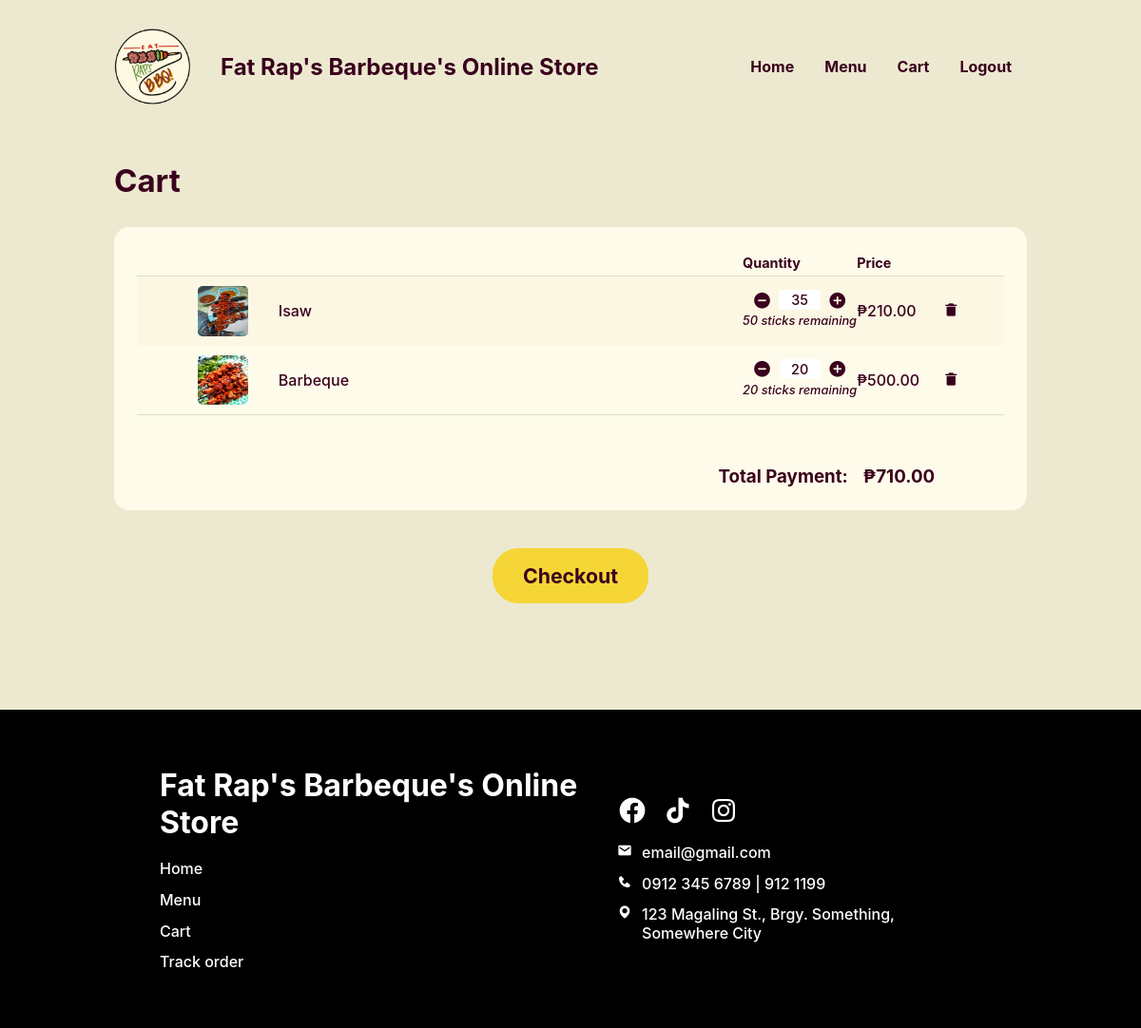
Screenshot of /Website/cart.php (signed in) with the database file from the repository.
### tables this page shows
CREATE TABLE `in_order` (
  `IN_ORDER_ID` int(18) UNSIGNED NOT NULL,
  `FOOD_ID` int(18) NOT NULL,
  `PRSN_ID` int(18) NOT NULL,
  `IN_ORDER_QUANTITY` int(11) NOT NULL,
  `IN_ORDER_TOTAL` decimal(10,2) NOT NULL,
  `IN_ORDER_STATUS` varchar(21) NOT NULL,
  `PLACED_ORDER_ID` int(18) UNSIGNED DEFAULT NULL
);

CREATE TABLE `food` (
  `FOOD_ID` int(18) UNSIGNED NOT NULL,
  `CTGY_ID` int(18) NOT NULL,
  `FOOD_NAME` varchar(20) NOT NULL,
  `FOOD_PRICE` decimal(10,2) NOT NULL,
  `FOOD_DESC` varchar(50) NOT NULL,
  `FOOD_IMG` varchar(255) NOT NULL,
  `FOOD_STOCK` int(20) NOT NULL,
  `FOOD_ACTIVE` varchar(10) NOT NULL
);

### Website/cart.php (the view, shortened to what this page needs)
<?php
@include 'constants.php';
if (isset($_SESSION['prsn_id'])) {
    $PRSN_ID = $_SESSION['prsn_id'];
} else {
    $GUEST_ID = $_SESSION['guest_id'];
}
?>
<!DOCTYPE html>
<html lang="en">
<head>
    <link rel="stylesheet" href="header-styles.css">
    <link rel="stylesheet" href="customer-styles.css">
    <link href='https://unpkg.com/boxicons@2.1.4/css/boxicons.min.css' rel='stylesheet'>
</head>
<body>
<header>
            <div class="header-container">
                <div class="website-title">
                <img id="logo" src="images/client-logo.png">
                    <div class="text">
                        <h1>Fat Rap's Barbeque's Online Store</h1>
                    </div>
                </div>
                        <ul class = "menubar">
                            <li><a href="#">Home</a></li>
                            <li><a href="#">Menu</a></li>
                            <li><a href="<?php echo SITEURL ;?>cart.php">Cart</a></li>
                        <?php
                        if (isset($_SESSION['prsn_id'])) {
                            ?>
                                <li><a href="<?php echo SITEURL; ?>logout.php">Logout</a></li>
                                <?php
                            } else {
                                ?>
                                <li><a href="<?php echo SITEURL; ?>login-page.php">Login</a></li>
                            <?php
                            }
                            ?>
                        </ul>
            </div>
    </header>
    <main>
        <section class="section cart">
            <div class="section-heading">
                <h2>Cart</h2>
            </div>
            <form class="section-body" action="checkout.php" method="post">
                <section class="block">
                    <div class="block-body">
                        <div class="table-wrap">
                            <table class="order">
                                <thead>
                                    <tr>
                                        <th class="header first-col"></th>
                                        <th class="header narrow-col">Quantity</th>
                                        <th class="header narrow-col price-col">Price</th>
                                        <th class="header narrow-col"></th>
                                    </tr>
                                </thead>
                                <tbody>
                                    <?php
                                    if (isset($_SESSION['prsn_id'])) {
                                        $sql = "SELECT IN_ORDER_ID, FOOD_NAME, FOOD_IMG, FOOD_PRICE, FOOD_STOCK, PRSN_ID, IN_ORDER_QUANTITY, IN_ORDER_TOTAL
                                        FROM food, in_order WHERE food.FOOD_ID = in_order.FOOD_ID AND IN_ORDER_STATUS != 'Delivered' AND PRSN_ID = '$PRSN_ID'";
                                    } else {
                                        $sql = "SELECT IN_ORDER_ID, FOOD_NAME, FOOD_IMG, FOOD_PRICE, FOOD_STOCK, PRSN_ID, IN_ORDER_QUANTITY, IN_ORDER_TOTAL
                                        FROM food, in_order WHERE food.FOOD_ID = in_order.FOOD_ID AND IN_ORDER_STATUS != 'Delivered' AND GUEST_ORDER_IDENTIFIER = '$GUEST_ID'";
                                    }
                                    $res = mysqli_query($conn, $sql);
                                    $count = mysqli_num_rows($res);
                                    if ($count > 0) {
                                        while ($row = mysqli_fetch_assoc($res)) {
                                            $IN_ORDER_ID = $row['IN_ORDER_ID'];
                                            $FOOD_NAME = $row['FOOD_NAME'];
                                            $FOOD_PRICE = $row['FOOD_PRICE'];
                                            $FOOD_IMG = $row['FOOD_IMG'];
                                            $FOOD_STOCK = $row['FOOD_STOCK'];
                                            $IN_ORDER_QUANTITY = $row['IN_ORDER_QUANTITY'];
                                            $IN_ORDER_TOTAL = $row['IN_ORDER_TOTAL'];
                                    ?>
                                            <tr>
                                                <td data-cell="customer" class="first-col">
                                                    <div class="pic-grp">
                                                        <img src="<?php echo SITEURL; ?>images/<?php echo $FOOD_IMG; ?>" alt="">
                                                        <p><?php echo $FOOD_NAME ?></p>
                                                    </div>
                                                </td>
                                                <td class="narrow-col quantity-col">
                                                    <div class="quantity-grp">
                                                        <i class='bx bxs-minus-circle js-minus' data-in-order-id="<?php echo $IN_ORDER_ID; ?>" data-stock="<?php echo $FOOD_STOCK; ?>" data-price="<?php echo $FOOD_PRICE; ?>"></i>
                                                        <p class="amount js-num"><?php echo $IN_ORDER_QUANTITY ?></p>
                                                        <i class='bx bxs-plus-circle js-plus' data-in-order-id="<?php echo $IN_ORDER_ID; ?>" data-stock="<?php echo $FOOD_STOCK; ?>" data-price="<?php echo $FOOD_PRICE; ?>"></i>
                                                    </div>
                                                    <p class="remaining"><?php echo $FOOD_STOCK ?> sticks remaining</p>
                                                </td>
                                                <td class="narrow-col price-col">₱<?php echo $IN_ORDER_TOTAL ?></td>
                                                <td class="narrow-col">
                                                    <a href="delete_in_order.php?IN_ORDER_ID=<?php echo $IN_ORDER_ID; ?>" class="bx bxs-trash-alt trash"></a>
                                                </td>
                                            </tr>
                                        <?php
                                        }
                                    } else {
                                        ?>
                                        <tr>
                                            <td colspan="5" class="error">Cart is empty</td>
                                        </tr>
                                    <?php
                                    }
                                    if (isset($_SESSION['prsn_id'])) {
                                        $sql2 = "SELECT SUM(IN_ORDER_TOTAL) AS Total FROM  IN_ORDER WHERE PRSN_ID = '$PRSN_ID'";
                                    } else {
                                        $sql2 = "SELECT SUM(IN_ORDER_TOTAL) AS Total FROM  IN_ORDER WHERE GUEST_ORDER_IDENTIFIER = '$GUEST_ID'";
                                    }
                                    $res2 = mysqli_query($conn, $sql2);
                                    $row2 = mysqli_fetch_assoc($res2);
                                    $total = $row2['Total'];
                                    ?>
                                </tbody>
                            </table>
                        </div>
                        <div class="payment">
                            <h3>Total Payment:</h3>
                            <h3>₱<?php echo $total ?></h3>
                        </div>
                    </div>
                </section>
                <?php
                if ($count <= 0) {
                ?>
                    <button class="page-button center" disabled>Checkout</button>
                <?php
                } else {
                ?>
                    <button name="checkout" type="submit" class="page-button center">Checkout</button>
                <?php
                }
                ?>
            </form>
        </section>
    </main>
    <footer>
        <div class="footer-container">
            <div class="left-container">
                <h1>Fat Rap's Barbeque's Online Store</h1>
                <div class="list">
                    <ul>
                        <li><a href="<?php echo SITEURL; ?>cus-home-page.php">Home</a></li>
                        <li><a href="<?php echo SITEURL; ?>menu.php">Menu</a></li>
                        <li><a href="<?php echo SITEURL; ?>cart.php">Cart</a></li>
                        <li><a href="<?php echo SITEURL; ?>track-order.php">Track order</a></li>
                    </ul>
                </div>
            </div>
            <div class="right-container">
                <div class="icons-block">
                    <a href="https://www.youtube.com/">
                        <i class='bx bxl-facebook-circle'></i>
                    </a>
                    <a href="https://www.youtube.com/">
                        <i class='bx bxl-tiktok'></i>
                    </a>
                    <a href="https://www.youtube.com/">
                        <i class='bx bxl-instagram'></i>
                    </a>
                </div>
                <div class="list">
                    <div class="list-items">
                        <i class='bx bxs-envelope'></i>
                        <p>email@gmail.com</p>
                    </div>
                    <div class="list-items">
                        <i class='bx bxs-phone'></i>
                        <p>0912 345 6789 | 912 1199</p>
                    </div>
                    <div class="list-items">
                        <i class='bx bxs-map'></i>
                        <p>123 Magaling St., Brgy. Something, Somewhere City</p>
                    </div>
                </div>
            </div>
        </div>
    </footer>
</body>
</html>

### Website/header-styles.css (style rules this page uses)
*, *::before, *::after { margin: 0; padding: 0; box-sizing: border-box; font-family: inherit; }
:root { --bg:#F2FFE1; --primary:#F5D636; --text:#3A001E; --text2: #FA3F1F; --input-bg:#F7F3DC; --eye-icon:#CEC699; --block: #4ADE5D; --block-p:#277B32; --block-h1: #0F4C17; --form-bg: #FFFDEF; --header-text: #3A001E; }
body { font-family: 'Inter', sans-serif; }
header { width: 100%; display: flex; justify-content: center; align-items: center; position: fixed; top: 0; z-index: 100; color: var(--header-text); padding-top: 30px; padding-bottom: 10px; background-color: var(--bg); }
.header-container, .footer-container { width: 80%; display: flex; justify-content: space-between; align-items: center; }
.website-title { display: flex; align-items: center; }
header img { width: 80px; position: relative; }
header .text { margin-left: 2rem; }
header h1 { white-space: nowrap; font-size: 1.5rem; }
li > a { color: inherit; text-decoration: none; }
footer { background-color: #000; color: #fff; display: flex; justify-content: center; align-items: center; padding: 60px 60px; }
.footer-container { display: flex; justify-content: space-between; }
.left-container h1 { margin-bottom: 1.2rem; }
.icons-block { margin-bottom: 1rem; }
.list > ul { padding-inline-start: 0; margin-block: 0; height: 100%; }
.list > ul, .list { display: grid; gap: 0.8rem; }
.list > ul > li { color: #fff; display: block; }
.icons-block { display: flex; gap: 1rem; }
.icons-block a { color: #fff; }
.icons-block i { font-size: 2rem; }
.list-items { display: flex; gap: 10px; }
.menubar { display: flex; flex-direction: row; list-style-type: none; margin: 0; padding: 0; }
.menubar > li { font-weight: bold; margin: 0 1rem; overflow: hidden; }

### rows the page displays
in_order: FOOD_ID.FOOD_IMG (picture), FOOD_ID.FOOD_NAME "Isaw", IN_ORDER_QUANTITY "35", FOOD_ID.FOOD_STOCK "50", IN_ORDER_TOTAL "210.00"
in_order: FOOD_ID.FOOD_IMG (picture), FOOD_ID.FOOD_NAME "Barbeque", IN_ORDER_QUANTITY "20", FOOD_ID.FOOD_STOCK "20", IN_ORDER_TOTAL "500.00"

### other values shown
$total "710.00"
